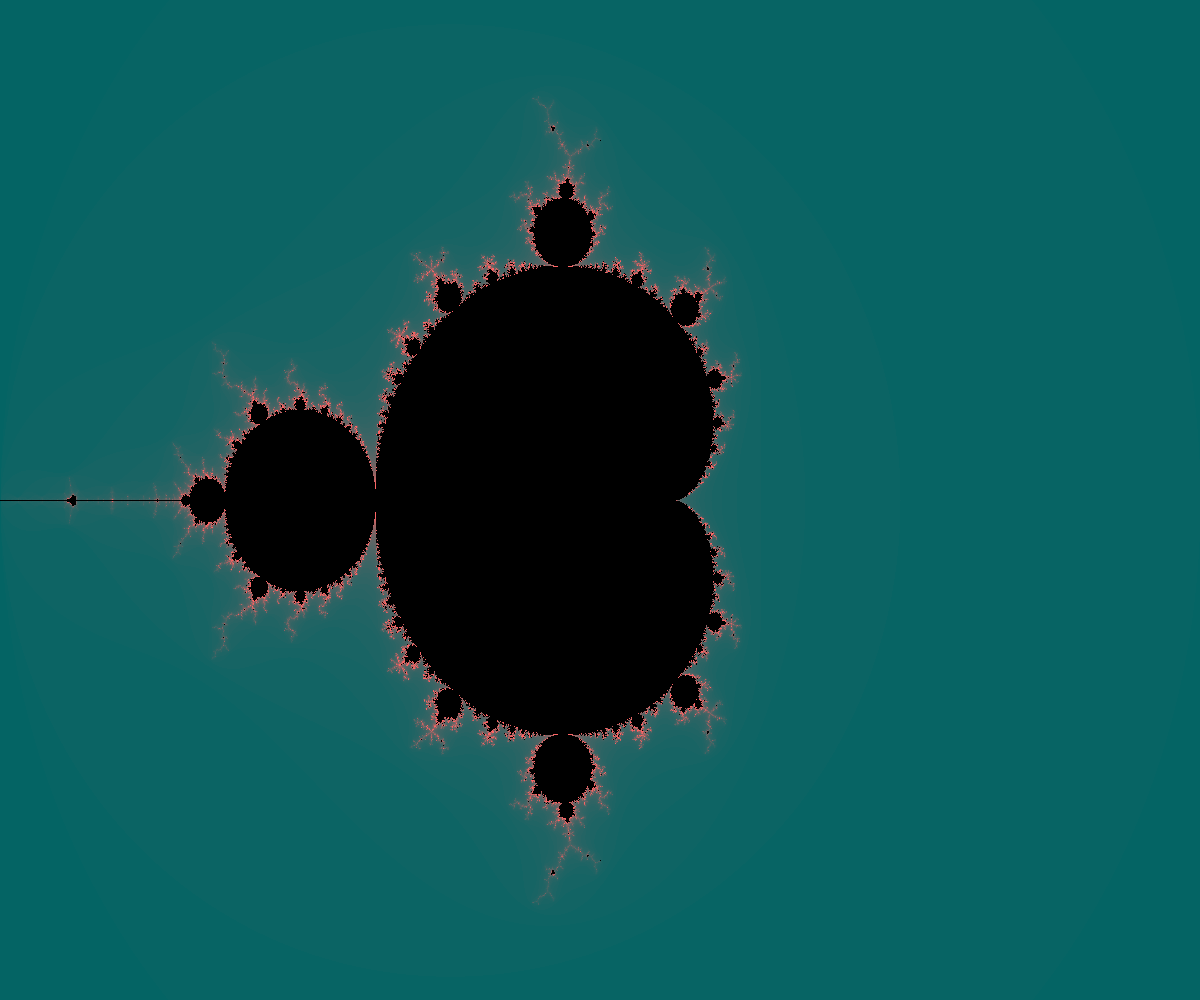
Frame 1 (no input)
Frame 60 (no input): identical to frame 1, image omitted
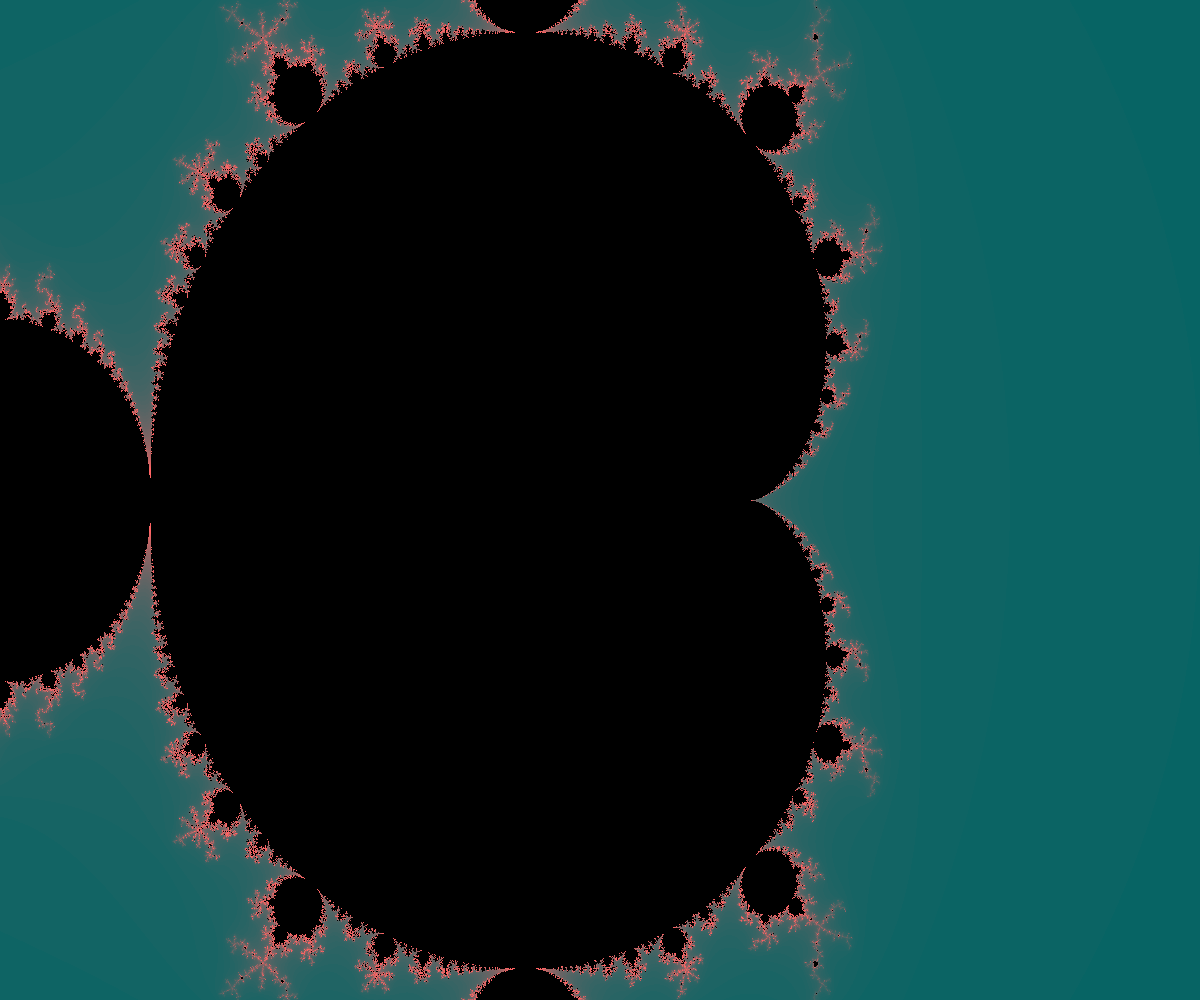
Frame 120 (the mouse pressed at the canvas centre since frame 60)

The p5.js sketch that drew these frames (run headless with seeded random() and noise() and a simulated clock; from frame 60 on, the mouse is pressed at the canvas centre):

// p5.js sketch
// ── sketch.js
let mandelbrotCanvas;
let zoom = 1;
let offsetX = 0;
let offsetY = 0;
let maxIterations = 100;

function setup() {
  createCanvas(windowWidth, windowHeight);
  mandelbrotCanvas = createGraphics(width, height);
  drawMandelbrot();
}

function draw() {
  image(mandelbrotCanvas, 0, 0);
}

function drawMandelbrot() {
  mandelbrotCanvas.loadPixels();
  const scale = 4 / zoom;
  const aspect = height / width;
  
  for (let y = 0; y < height; y++) {
    for (let x = 0; x < width; x++) {
      const cx = (x - width/2) * scale / width + offsetX;
      const cy = (y - height/2) * scale / width * aspect + offsetY;
      
      let zx = 0;
      let zy = 0;
      let iter = 0;
      
      while (iter < maxIterations) {
        const zx2 = zx * zx;
        const zy2 = zy * zy;
        
        if (zx2 + zy2 > 4) break;
        
        const newZx = zx2 - zy2 + cx;
        const newZy = 2 * zx * zy + cy;
        
        zx = newZx;
        zy = newZy;
        iter++;
      }
      
      const index = (x + y * width) * 4;
      if (iter === maxIterations) {
        mandelbrotCanvas.pixels[index] = 0;     // R
        mandelbrotCanvas.pixels[index+1] = 0;   // G
        mandelbrotCanvas.pixels[index+2] = 0;   // B
      } else {
        const hue = map(iter, 0, maxIterations, 0, 360);
        const colorVal = color(hue, 100, 100);
        mandelbrotCanvas.pixels[index] = red(colorVal);     // R
        mandelbrotCanvas.pixels[index+1] = green(colorVal);   // G
        mandelbrotCanvas.pixels[index+2] = blue(colorVal);   // B
      }
      mandelbrotCanvas.pixels[index+3] = 255; // A
    }
  }
  mandelbrotCanvas.updatePixels();
}

function mousePressed() {
  const mouseXNorm = (mouseX - width/2) / width;
  const mouseYNorm = (mouseY - height/2) / height;
  
  offsetX += mouseXNorm * 4 / zoom;
  offsetY += mouseYNorm * 4 / zoom;
  zoom *= 2;
  
  drawMandelbrot();
}

function mouseDragged() {
  const dx = (pmouseX - mouseX) / width;
  const dy = (pmouseY - mouseY) / height;
  
  offsetX -= dx * 4 / zoom;
  offsetY -= dy * 4 / zoom;
  
  drawMandelbrot();
}

function windowResized() {
  resizeCanvas(windowWidth, windowHeight);
  drawMandelbrot();
}
